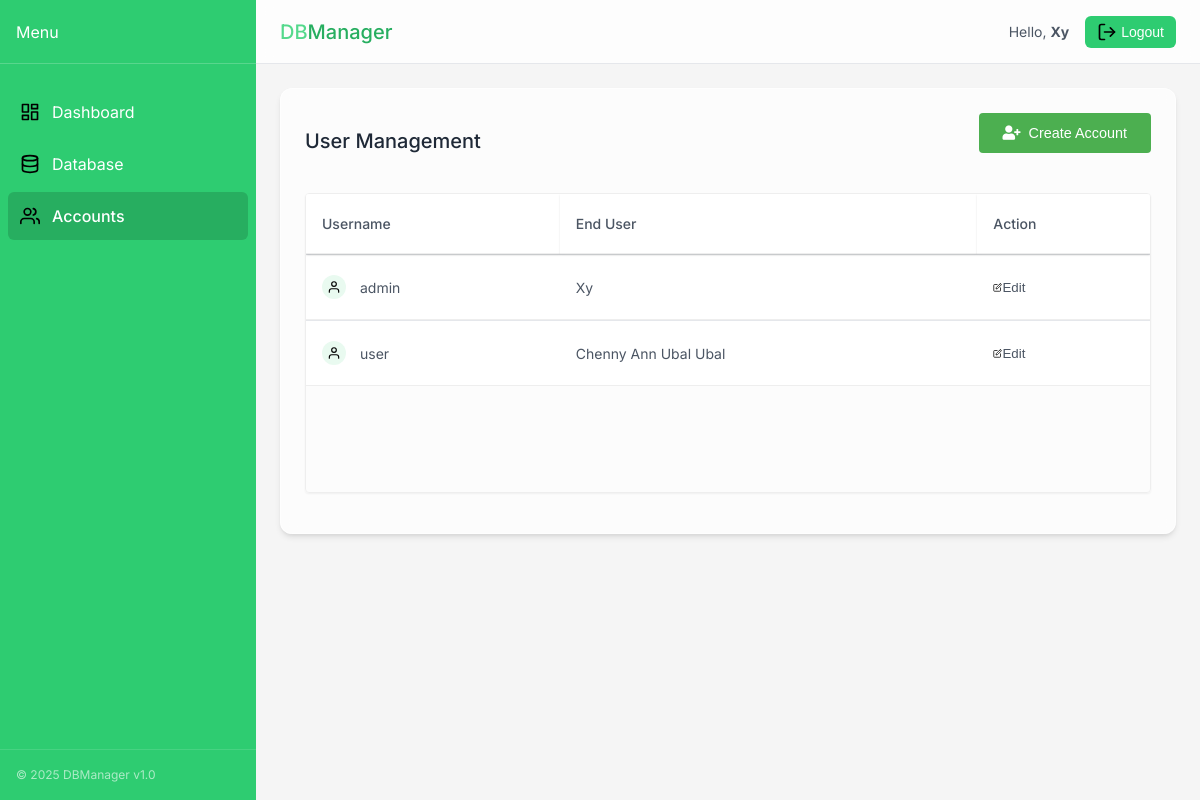
Page /accounts (signed in) on the committed database.
### tables this page shows
CREATE TABLE users (
            id INTEGER PRIMARY KEY AUTOINCREMENT,
            username TEXT UNIQUE NOT NULL,
            password TEXT NOT NULL,
            enduser TEXT NOT NULL
        );

### app.py (the view)
@app.route('/accounts')
def accounts():
    if 'user_id' not in session:
        return redirect(url_for('index'))
    conn = get_db_connection()
    users = conn.execute('SELECT * FROM users').fetchall()
    conn.close()
    return render_template('accounts.html', users=users)

### app.py (called while the page is built)
def get_db_connection():
    conn = sqlite3.connect('crud_system.db', timeout=20)  # Add timeout
    conn.row_factory = sqlite3.Row
    return conn

### templates/accounts.html (shortened to what this page needs)
<!DOCTYPE html>
<html lang="en">
<head>
  <link rel="stylesheet" href="{{ url_for('static', filename='css/styles.css') }}">
  <link rel="stylesheet" href="https://cdn.jsdelivr.net/npm/lucide-icons@latest/dist/umd/lucide.min.css">
  <link rel="stylesheet" href="https://cdnjs.cloudflare.com/ajax/libs/font-awesome/5.15.4/css/all.min.css">
</head>
<body>
  <div class="app-container">
    <aside class="sidebar">
      <div class="sidebar-header">
        <span class="menu-text">Menu</span>
        <button class="sidebar-toggle">
        </button>
      </div>
      <nav class="sidebar-nav">
        <a href="{{ url_for('dashboard') }}" class="sidebar-item">
          <span class="icon dashboard-icon"></span>
          <span class="sidebar-text">Dashboard</span>
        </a>
        <a href="{{ url_for('database') }}" class="sidebar-item">
          <span class="icon database-icon"></span>
          <span class="sidebar-text">Database</span>
        </a>
        <a href="{{ url_for('accounts') }}" class="sidebar-item active">
          <span class="icon users-icon"></span>
          <span class="sidebar-text">Accounts</span>
        </a>
      </nav>
      <div class="sidebar-footer">
        <p class="footer-text">© 2025 DBManager v1.0</p>
      </div>
    </aside>
    <div class="main-container">
      <header class="header">
        <h1 class="logo"><span class="logo-accent">DB</span>Manager</h1>
        <div class="header-actions">
          <div class="user-info">
            <span>Hello, <strong>{{ session.enduser }}</strong></span>
            <button class="logout-btn">
              <span class="icon logout-icon"></span>
              <span>Logout</span>
            </button>
          </div>
        </div>
      </header>
      <main class="content">
        <section id="accounts" class="section active">
          <div class="glass-card">
            <div class="user-table-header">
              <h2>User Management</h2>
              <div class="actions-container">
                <button class="create-btn" onclick="openCreateModal()">
                  <i class="fas fa-user-plus"></i>
                  Create Account
                </button>
              </div>
            </div>
            <div class="table-container">
              <table class="data-table">
                <thead>
                  <tr>
                    <th>Username</th>
                    <th>End User</th>
                    <th class="text-right">Action</th>
                  </tr>
                </thead>
                <tbody>
                  {% for user in users %}
                  <tr>
                    <td>
                      <div class="table-cell-with-icon">
                        <div class="user-icon-wrapper">
                          <span class="icon user-icon-small"></span>
                        </div>
                        <span>{{ user.username }}</span>
                      </div>
                    </td>
                    <td>{{ user.enduser }}</td>
                    <td class="text-right">
                      <button class="btn-icon" onclick="openEditModal('{{ user.username }}', '{{ user.enduser }}', {{ user.id }})">
                        <span class="icon edit-icon"></span>
                        Edit
                      </button>
                    </td>
                  </tr>
                  {% endfor %}
                </tbody>
              </table>
            </div>
          </div>
        </section>
      </main>
    </div>
  </div>
</body>
</html>

### templates/accounts.html (style rules this page uses)
.actions-container { display: flex; justify-content: space-between; align-items: center; margin-bottom: 1rem; }
.create-btn { background-color: #4CAF50; color: white; border: none; padding: 0.75rem 1.5rem; border-radius: 4px; cursor: pointer; display: flex; align-items: center; gap: 0.5rem; font-weight: 500; transition: background-color 0.2s; font-size: 0.9rem; }
.data-table { width: 100%; border-collapse: separate; border-spacing: 0; }
.data-table th, .data-table td { padding: 1rem; text-align: left; border-bottom: 1px solid #eee; height: 60px; box-sizing: border-box; }
.data-table thead tr { height: 20px; }
.data-table thead th { position: sticky; top: 0; background-color: white; z-index: 1; box-shadow: 0 1px 2px rgba(0, 0, 0, 0.1); }
.table-container { height: 300px; overflow-y: auto; margin-bottom: 1rem; border: 1px solid #eee; border-radius: 4px; }
.data-table thead { position: sticky; top: 0; background-color: white; z-index: 1; box-shadow: 0 1px 2px rgba(0, 0, 0, 0.1); }

### rows in the picture
users: username "admin", enduser "Xy"
users: username "user", enduser "Chenny Ann Ubal Ubal"

### other values in the picture
{{ session.enduser }} "Xy"
